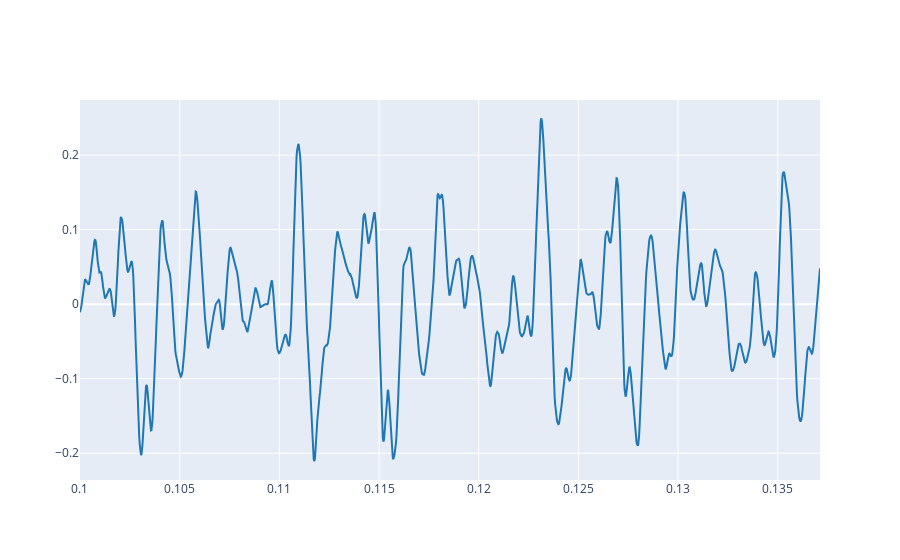

This figure's notebook cell:
### Markdown cell above
3.1. Load your reference audio signal and plot some periods (5-10) where the amplitude is stable. For instance see Ex. 2.3 from Lab 1.

### Code cell
# Write the code here
#ref = signal reference
#period the period of our signal

filepath = "guitarra.wav"#change to current audio path
ref, fs = load_audio(filepath)

period = 1/80.75#change to current signal period

three_periods = 3 * period
t_start = 0.1
t_end = t_start + three_periods

plot_signals(ref, fs,t_start, t_end)

### Figure 1 — Plotly figure (JSON) as saved in the notebook; plotly's stock layout.template omitted (floating-point values rounded to 4 significant figures; data arrays with more than 128 entries replaced by an {"elided": "..."} marker saying what was removed)
{"data": [{"line": {"color": "#1f77b4", "shape": "linear"}, "mode": "lines", "name": "audio signal 0", "type": "scatter", "x": {"elided": "1638 float values"}, "y": {"elided": "1638 float values"}}], "layout": {}}
